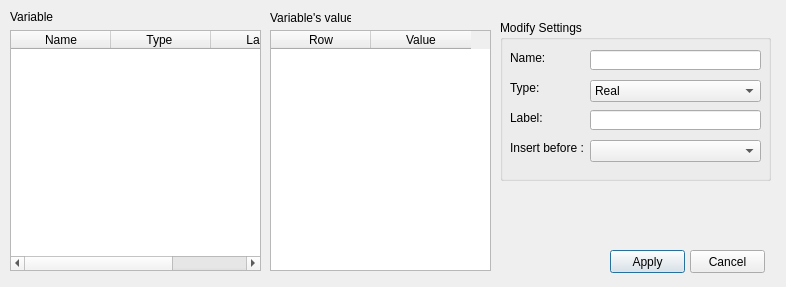
<?xml version="1.0" encoding="UTF-8"?>
<ui version="4.0">
 <class>ModifyVariable</class>
 <widget class="QDialog" name="ModifyVariable">
  <property name="geometry">
   <rect>
    <x>0</x>
    <y>0</y>
    <width>786</width>
    <height>287</height>
   </rect>
  </property>
  <property name="windowTitle">
   <string>Dialog</string>
  </property>
  <widget class="QTableWidget" name="tableWidgetVariable">
   <property name="geometry">
    <rect>
     <x>10</x>
     <y>30</y>
     <width>251</width>
     <height>241</height>
    </rect>
   </property>
   <property name="editTriggers">
    <set>QAbstractItemView::NoEditTriggers</set>
   </property>
   <property name="showDropIndicator" stdset="0">
    <bool>false</bool>
   </property>
   <property name="selectionMode">
    <enum>QAbstractItemView::ExtendedSelection</enum>
   </property>
   <property name="selectionBehavior">
    <enum>QAbstractItemView::SelectRows</enum>
   </property>
   <property name="showGrid">
    <bool>false</bool>
   </property>
   <property name="wordWrap">
    <bool>false</bool>
   </property>
   <property name="cornerButtonEnabled">
    <bool>false</bool>
   </property>
   <property name="columnCount">
    <number>3</number>
   </property>
   <column>
    <property name="text">
     <string>Name</string>
    </property>
   </column>
   <column>
    <property name="text">
     <string>Type </string>
    </property>
   </column>
   <column>
    <property name="text">
     <string>Label</string>
    </property>
   </column>
  </widget>
  <widget class="QTableWidget" name="tableWidgetValue">
   <property name="geometry">
    <rect>
     <x>270</x>
     <y>30</y>
     <width>221</width>
     <height>241</height>
    </rect>
   </property>
   <property name="editTriggers">
    <set>QAbstractItemView::NoEditTriggers</set>
   </property>
   <property name="tabKeyNavigation">
    <bool>false</bool>
   </property>
   <property name="showDropIndicator" stdset="0">
    <bool>false</bool>
   </property>
   <property name="selectionMode">
    <enum>QAbstractItemView::NoSelection</enum>
   </property>
   <property name="selectionBehavior">
    <enum>QAbstractItemView::SelectColumns</enum>
   </property>
   <property name="textElideMode">
    <enum>Qt::ElideRight</enum>
   </property>
   <property name="showGrid">
    <bool>false</bool>
   </property>
   <property name="wordWrap">
    <bool>false</bool>
   </property>
   <property name="cornerButtonEnabled">
    <bool>false</bool>
   </property>
   <property name="columnCount">
    <number>2</number>
   </property>
   <attribute name="verticalHeaderVisible">
    <bool>false</bool>
   </attribute>
   <column>
    <property name="text">
     <string>Row</string>
    </property>
   </column>
   <column>
    <property name="text">
     <string>Value</string>
    </property>
   </column>
  </widget>
  <widget class="QLabel" name="label">
   <property name="geometry">
    <rect>
     <x>10</x>
     <y>10</y>
     <width>47</width>
     <height>13</height>
    </rect>
   </property>
   <property name="text">
    <string>Variable</string>
   </property>
  </widget>
  <widget class="QLabel" name="label_2">
   <property name="geometry">
    <rect>
     <x>270</x>
     <y>10</y>
     <width>81</width>
     <height>16</height>
    </rect>
   </property>
   <property name="text">
    <string>Variable's values</string>
   </property>
  </widget>
  <widget class="QGroupBox" name="groupBox">
   <property name="geometry">
    <rect>
     <x>500</x>
     <y>20</y>
     <width>271</width>
     <height>161</height>
    </rect>
   </property>
   <property name="title">
    <string>Modify Settings</string>
   </property>
   <widget class="QLabel" name="label_4">
    <property name="geometry">
     <rect>
      <x>10</x>
      <y>120</y>
      <width>81</width>
      <height>16</height>
     </rect>
    </property>
    <property name="text">
     <string>Insert before :</string>
    </property>
   </widget>
   <widget class="QComboBox" name="comboBoxVariablesInsertBefore">
    <property name="geometry">
     <rect>
      <x>90</x>
      <y>120</y>
      <width>171</width>
      <height>22</height>
     </rect>
    </property>
   </widget>
   <widget class="QLabel" name="label_5">
    <property name="geometry">
     <rect>
      <x>10</x>
      <y>30</y>
      <width>81</width>
      <height>16</height>
     </rect>
    </property>
    <property name="text">
     <string>Name:</string>
    </property>
   </widget>
   <widget class="QLineEdit" name="lineEditName">
    <property name="geometry">
     <rect>
      <x>90</x>
      <y>30</y>
      <width>171</width>
      <height>20</height>
     </rect>
    </property>
   </widget>
   <widget class="QLabel" name="label_6">
    <property name="geometry">
     <rect>
      <x>10</x>
      <y>90</y>
      <width>81</width>
      <height>16</height>
     </rect>
    </property>
    <property name="text">
     <string>Label:</string>
    </property>
   </widget>
   <widget class="QLineEdit" name="lineEditLabel">
    <property name="geometry">
     <rect>
      <x>90</x>
      <y>90</y>
      <width>171</width>
      <height>20</height>
     </rect>
    </property>
   </widget>
   <widget class="QLabel" name="label_7">
    <property name="geometry">
     <rect>
      <x>10</x>
      <y>60</y>
      <width>81</width>
      <height>16</height>
     </rect>
    </property>
    <property name="text">
     <string>Type:</string>
    </property>
   </widget>
   <widget class="QComboBox" name="comboBoxVariablesType">
    <property name="geometry">
     <rect>
      <x>90</x>
      <y>60</y>
      <width>171</width>
      <height>22</height>
     </rect>
    </property>
    <item>
     <property name="text">
      <string>Real</string>
     </property>
    </item>
    <item>
     <property name="text">
      <string>Integer</string>
     </property>
    </item>
    <item>
     <property name="text">
      <string>String</string>
     </property>
    </item>
   </widget>
  </widget>
  <widget class="QPushButton" name="pushButtonApply">
   <property name="geometry">
    <rect>
     <x>610</x>
     <y>250</y>
     <width>75</width>
     <height>23</height>
    </rect>
   </property>
   <property name="text">
    <string>Apply</string>
   </property>
  </widget>
  <widget class="QPushButton" name="pushButtonCancel">
   <property name="geometry">
    <rect>
     <x>690</x>
     <y>250</y>
     <width>75</width>
     <height>23</height>
    </rect>
   </property>
   <property name="text">
    <string>Cancel</string>
   </property>
  </widget>
 </widget>
 <resources/>
 <connections/>
</ui>
